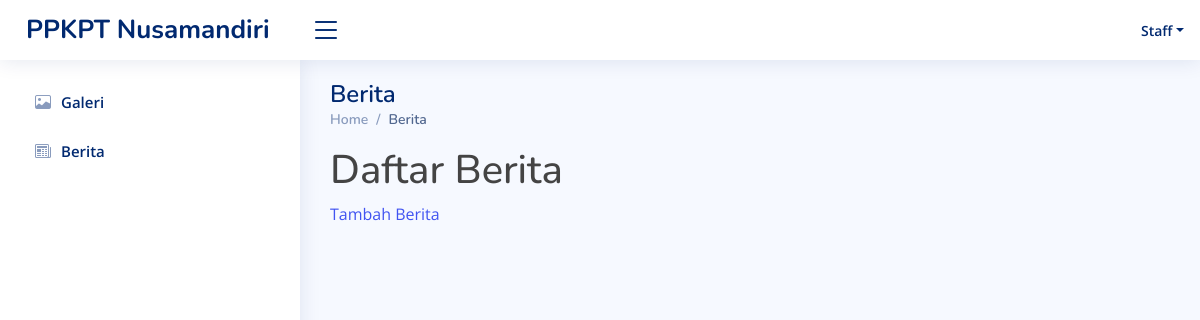
/index.php/staff/berita, run on an earlier commit of the app's database.
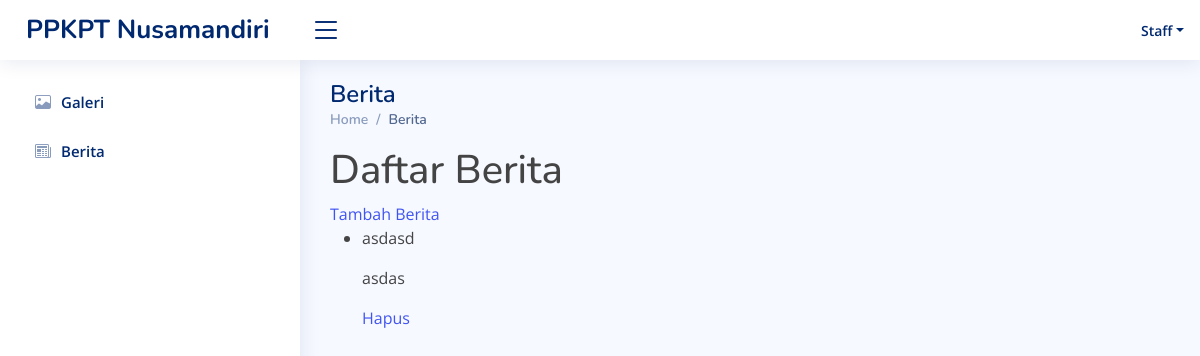
And on a later commit of the database.
### tables this page shows
CREATE TABLE `berita` (
  `id_berita` int(255) NOT NULL,
  `title` varchar(255) NOT NULL,
  `isi` varchar(255) NOT NULL
);

### application/controllers/Staff.php (called while the page is built, shortened)
<?php
class Staff extends CI_Controller {
	public function __construct()
	{
		$this->load->model('akun_model');
		$this->load->model('crud_model');
		$this->load->model('Image_model');
		$this->load->helper(array('form', 'url'));
	}
	public function berita()
	{
		$data['array_berita'] = $this->crud_model->mengambil_data('berita');
		$this->load->view('staff_berita', $data);
	}
}

### index.php (called while the page is built, shortened)
<?php
require_once BASEPATH.'core/CodeIgniter.php';

### application/models/Crud_model.php (called while the page is built, shortened)
<?php
class Crud_model extends CI_Model{
	public function mengambil_data($nama_tabel)
	{
		$this->db->select('*');
		$this->db->from($nama_tabel);
		$query = $this->db->get();
		return $query->result();
	}
}

### application/views/staff_berita.php (the view, shortened to what this page needs)
<!DOCTYPE html>
<html lang="en">
<head>
  <link href="<?=base_url()?>css/bootstrap.min.css" rel="stylesheet">
  <link href="<?=base_url()?>css/niceadmin.css" rel="stylesheet">
  <link href="<?=base_url()?>css/bootstrap-icons/bootstrap-icons.css" rel="stylesheet">
  <link href="<?=base_url()?>css/boxicons/css/boxicons.min.css" rel="stylesheet">
  <link href="<?=base_url()?>css/quill/quill.snow.css" rel="stylesheet">
  <link href="<?=base_url()?>css/quill/quill.bubble.css" rel="stylesheet">
  <link href="<?=base_url()?>css/remixicon/remixicon.css" rel="stylesheet">
  <link href="<?=base_url()?>css/simple-datatables/style.css" rel="stylesheet">
</head>
<body>
  <main id="main" class="main">
    <div class="pagetitle">
      <h1>Berita</h1>
      <nav>
        <ol class="breadcrumb">
          <li class="breadcrumb-item"><a href="<?=site_url('staff')?>">Home</a></li>
          <li class="breadcrumb-item active">Berita</li>
        </ol>
      </nav>
    </div>
  <h1>Daftar Berita</h1>
  <a href="<?php echo site_url('staff/create_berita'); ?>">Tambah Berita</a>
  <ul>
  <?php foreach ($array_berita as $berita): ?>
    <li>
      <p><?php echo $berita->title; ?></p>
      <p><?php echo $berita->isi; ?></p>
      <a href="<?php echo site_url('staff/delete_berita/' . $berita->id_berita ); ?>">Hapus</a>
    </li>
  <?php endforeach; ?>
  </ul>
  </main>
</body>
</html>

What changed in the data, as far as the page shows it:
added berita: title "asdasd", isi "asdas"
